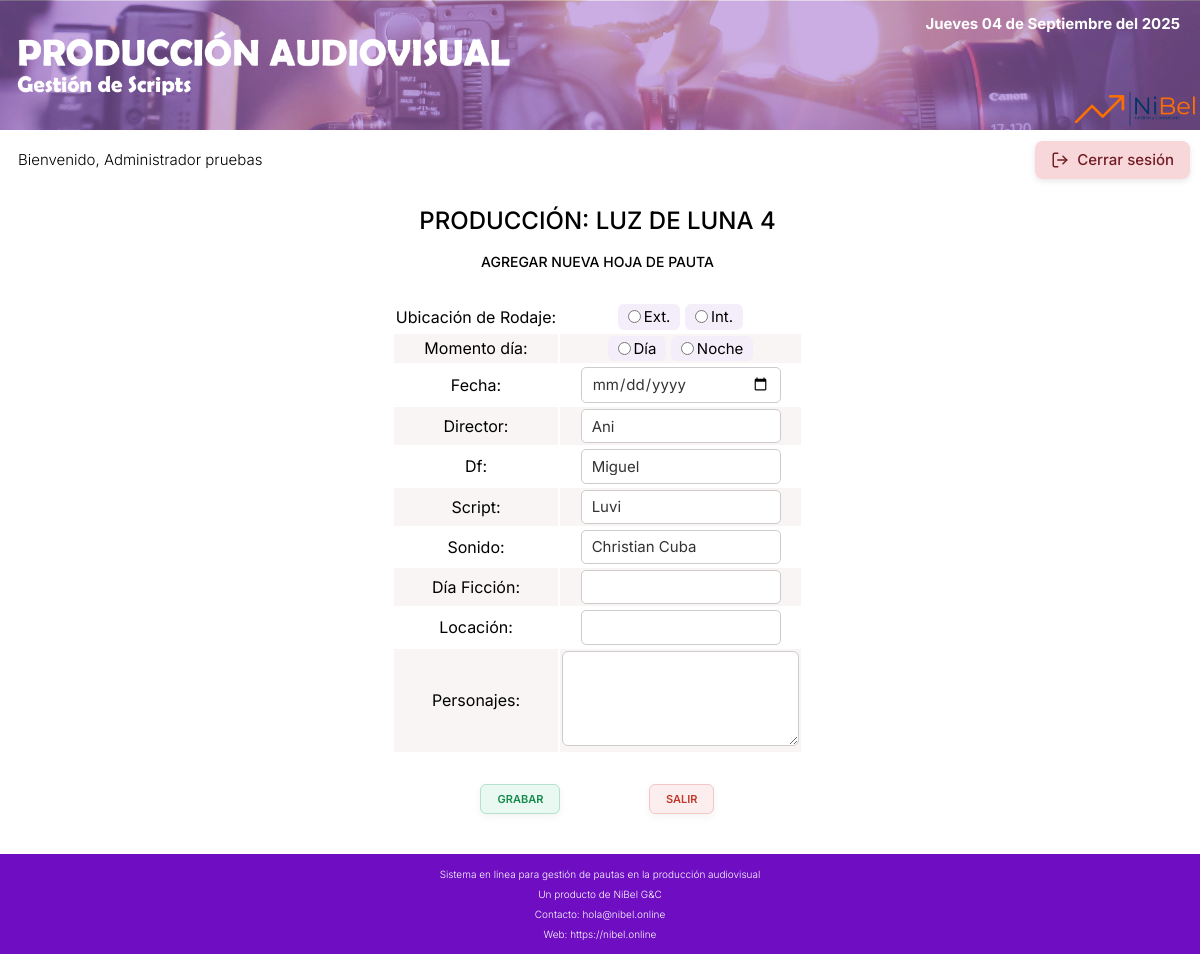
The page /nuevapauta?novela=4&indice=1 (signed in) on the database its author committed.
### tables this page shows
CREATE TABLE `user` (
  `id_user` int(10) NOT NULL,
  `nombre` varchar(50) NOT NULL,
  `usuario` varchar(20) NOT NULL,
  `pass` char(60) NOT NULL,
  `estado` varchar(1) NOT NULL,
  `cargo` varchar(60) NOT NULL
);

CREATE TABLE `novela` (
  `id_novela` int(10) NOT NULL,
  `novela` varchar(100) NOT NULL,
  `director_n` varchar(50) NOT NULL,
  `df_n` varchar(50) NOT NULL,
  `script_n` varchar(50) NOT NULL,
  `sonido_n` varchar(50) NOT NULL,
  `estado` varchar(1) NOT NULL
);

### paginas/templates/user.php (called while the page is built, shortened)
<?php
  $usr = $_SESSION['user'];
  $qryUser = "SELECT * FROM user WHERE id_user = '$usr'";
  $result = $db->query($qryUser);
  $user = $result->fetch_assoc();
  $name = $user['nombre'];
  ?>

### paginas/clases/cls.php (called while the page is built, shortened)
<?php
class NOVELA extends Master
{
    public static function listarNovelaId($id_novela)
    {
        $qry = "SELECT * FROM novela WHERE id_novela = '$id_novela' AND estado = 'A'";
        $result = self::consultarSQL($qry);
        return array_shift($result);
    }
    public static function consultarSQL($qry)
    {
        $result = self::$db->query($qry);
        $array = [];
        while ($registro = $result->fetch_assoc()) {
            $array[] = self::crearObjeto($registro);
        }
        return $array;
    }
    protected static function crearObjeto($registro)
    {
        $objeto = new self;
        foreach ($registro as $key => $value) {
            if (property_exists($objeto, $key)) {
                $objeto->$key = $value;
            }
        }
        return $objeto;
    }
}
class HOJASPAUTA extends Master
{
    public static function consultarSQL($qry)
    {
        $array = [];
        return $array;
    }
}
class SESIONES extends Master
{
    public static function consultarSQL($qry)
    {
        $result = self::$db->query($qry);
        $array = [];
        while ($registro = $result->fetch_assoc()) {
            $array[] = self::crearObjeto($registro);
        }
        return $array;
    }
    protected static function crearObjeto($registro)
    {
        $objeto = new self;
        foreach ($registro as $key => $value) {
            if (property_exists($objeto, $key)) {
                $objeto->$key = $value;
            }
        }
        return $objeto;
    }
}

### paginas/nuevaHojaPauta.php (the view, shortened to what this page needs)
<?php
require __DIR__ . '/includes/funciones.php';
require __DIR__ . '/clases/cls.php';
$db = conectarDB();
include 'templates/user.php';
$novela = $_GET['novela'];
$indice = $_GET['indice'];
$fecha = $_GET['fecha'] ?? null;
$capitulo = $_GET['capitulo'] ?? null;
$hpauta = $_GET['hpauta'] ?? null;
$destino = asignarDestino($indice, $novela, $fecha, $capitulo, $hpauta);
$novelaConsulta = NOVELA::listarNovelaId($novela);
$dia_ficcion = '';
$locacion = '';
$personajes = '';
?>
<!DOCTYPE html>
<html lang="en">
<head>
    <?php include 'templates/cssindex.php' ?>
</head>
<body>
    <?php
    include 'templates/headerprincipal.php';
    ?>
    <div class="saludo">
        <?php include 'templates/saludoinic.php'; ?>
    </div>
    <main class="principal">
        <div class="contenido">
            <div class="contenedor tablas">
                <h2>PRODUCCIÓN: <?php echo $novelaConsulta->novela; ?></h2>
                <h3>Agregar nueva Hoja de Pauta</h3>
                <div class="diseño_form formulario">
                    <form method="POST">
                        <table>
                            <tr>
                                <td>Ubicación de Rodaje:</td>
                                <td>
                                    <div class="radio-group">
                                        <label class="radio-item">
                                            <input type="radio" name="ubic_rodaje" value="1" />
                                            <span>Ext.</span>
                                        </label>
                                        <label class="radio-item">
                                            <input type="radio" name="ubic_rodaje" value="2" />
                                            <span>Int.</span>
                                        </label>
                                    </div>
                                </td>
                            </tr>
                            <tr>
                                <td>Momento día:</td>
                                <td>
                                    <div class="radio-group">
                                        <label class="radio-item">
                                            <input type="radio" name="momento_dia" value="1" />
                                            <span>Día</span>
                                        </label>
                                        <label class="radio-item">
                                            <input type="radio" name="momento_dia" value="2" />
                                            <span>Noche</span>
                                        </label>
                                    </div>
                                </td>
                            </tr>
                            <tr>
                                <td>Fecha:</td>
                                <td>
                                    <div class="input">
                                        <input type="date" class="field" id="fecha" name="fecha">
                                    </div>
                                </td>
                            </tr>
                            <tr>
                                <td>Director:</td>
                                <td>
                                    <div class="input">
                                        <input type="text" class="field" id="director" name="director" value="<?php echo $novelaConsulta->director_n; ?>">
                                    </div>
                                </td>
                            </tr>
                            <tr>
                                <td>Df:</td>
                                <td>
                                    <div class="input">
                                        <input type="text" class="field" id="df" name="df" value="<?php echo $novelaConsulta->df_n; ?>">
                                    </div>
                                </td>
                            </tr>
                            <tr>
                                <td>Script:</td>
                                <td>
                                    <div class="input">
                                        <input type="text" class="field" id="script" name="script" value="<?php echo $novelaConsulta->script_n; ?>">
                                    </div>
                                </td>
                            </tr>
                            <tr>
                                <td>Sonido:</td>
                                <td>
                                    <div class="input">
                                        <input type="text" class="field" id="sonido" name="sonido" value="<?php echo $novelaConsulta->sonido_n; ?>">
                                    </div>
                                </td>
                            </tr>
                            <tr>
                                <td>Día Ficción:</td>
                                <td>
                                    <div class="input">
                                        <input type="text" class="field" id="dia_ficcion" name="dia_ficcion" value="<?php echo $dia_ficcion; ?>">
                                    </div>
                                </td>
                            </tr>
                            <tr>
                                <td>Locación:</td>
                                <td>
                                    <div class="input">
                                        <input type="text" class="field" id="locacion" name="locacion" value="<?php echo $locacion; ?>">
                                    </div>
                                </td>
                            </tr>
                            <tr>
                                <td>Personajes:</td>
                                <td>
                                    <div class="input">
                                        <textarea id="comentarios" name="personajes" rows="4"><?php echo $personajes; ?></textarea>
                                    </div>
                                </td>
                            </tr>
                        </table>
                        <div class="cont-boton">
                            <input class="boton-grabar" type="submit" value="Grabar">
                    </form>
                    <a class="boton-salir" href="<?php echo $destino; ?>">Salir</a>
                </div>
            </div>
        </div>
    </main>
    <?php
    include 'templates/footer.php';
    ?>
</body>
</html>

### paginas/templates/saludoinic.php (shortened to what this page needs)
<div class="object-center margin-left margin-right">
    <div>
        <table>
            <tr>
                <td>
                    <p>Bienvenido, <span><?php echo $name; ?></span></p>
                </td>
            </tr>
        </table>
    </div>
    <div class="object-right menu-lat">
        <a href="cerrar-sesion">
            <button class="btn-logout">
                <svg viewBox="0 0 24 24" fill="none" stroke="currentColor" stroke-width="2"
                    stroke-linecap="round" stroke-linejoin="round">
                    <path d="M9 21H5a2 2 0 0 1-2-2V5a2 2 0 0 1 2-2h4" />
                    <polyline points="16 17 21 12 16 7" />
                    <line x1="21" y1="12" x2="9" y2="12" />
                </svg>
                Cerrar sesión
            </button>
        </a>
    </div>
</div>

### paginas/build/css/app.css (style rules this page uses)
html { box-sizing:border-box;font-size:62.5% }
*,:after,:before { box-sizing:inherit }
body { font-family:Inter,sans-serif;font-size:1.6rem }
p { font-size:1.8rem }
li,p,ul { color:#000;font-weight:300 }
.contenedor { margin:0 auto;max-width:1200px;width:95% }
.contenedor a { text-decoration:none!important }
a { text-decoration:none }
h1,h2,h3 { color:#000;font-family:Inter,sans-serif;font-weight:500;text-transform:uppercase }
h2 { font-size:2.1rem }
@media (min-width:870px) { h2 { font-size:2.4rem } }
h3 { font-size:1.9rem;font-weight:500 }
@media (min-width:870px) { h3 { font-size:2.2rem } }
p { font-size:1.2rem }
@media (min-width:870px) { p { font-size:1.5rem } }
.cont-boton { display:flex;justify-content:space-evenly;margin-top:3rem }
.boton-grabar { background-color:#e9f8f0;border:1px solid #b4e0ce;border-radius:.6rem;box-shadow:0 3px 8px rgba(0,0,0,.05);color:#178b4f;cursor:pointer;display:inline-block;font-family:Inter,sans-serif;font-size:1.1rem;font-weight:600;padding:.8rem 1.6rem;text-transform:uppercase;transition:all .25s ease;white-space:nowrap;width:auto }
.boton-salir { background-color:#fceeee;border:1px solid #f5c6c6;border-radius:.6rem;box-shadow:0 3px 8px rgba(0,0,0,.05);color:#c0392b;cursor:pointer;display:inline-block;font-family:Inter,sans-serif;font-size:1.1rem;font-weight:600;padding:.8rem 1.6rem;text-transform:uppercase;transition:all .25s ease;white-space:nowrap;width:auto }
.btn-logout { align-items:center;background-color:#f8d7da;border:none;border-radius:8px;box-shadow:0 2px 6px rgba(0,0,0,.1);color:#721c24;cursor:pointer;display:inline-flex;font-size:15px;font-weight:500;gap:8px;padding:10px 16px;transition:all .3s ease }
.btn-logout svg { height:18px;width:18px }
.principal { margin:1rem 1.5rem 2rem 1rem }
.tablas { align-items:center;display:flex;flex-direction:column }
.tablas table { border-spacing:1;justify-self:center;max-width:100% }
.tablas table td,.tablas table th { padding:.2rem;text-align:center }
.tablas h1,.tablas h2,.tablas h3 { justify-self:center;margin:1rem }
.tablas h3 { font-size:1.4rem;text-transform:uppercase }
.diseño_form tr:nth-child(odd) { background-color:#fff }
.diseño_form tr:nth-child(2n) { background-color:#faf5f5 }
.radio-group { align-items:center;display:flex;gap:.5rem;justify-content:center }
.radio-group .radio-item { align-items:center;background-color:#f4eefa;border-radius:6px;cursor:pointer;display:flex;font-size:1.5rem;gap:.25rem;padding:4px 10px;transition:background-color .2s ease }
.radio-group .radio-item input[type=radio] { accent-color:#6e0dc2;cursor:pointer }
html { -webkit-text-size-adjust:100%;line-height:1.15 }
body { margin:0 }
main { display:block }
a { background-color:transparent }
button,input,optgroup,select,textarea { font-family:inherit;font-size:100%;line-height:1.15;margin:0 }
button,input { overflow:visible }
button,select { text-transform:none }
[type=button],[type=reset],[type=submit],button { -webkit-appearance:button }
textarea { overflow:auto }
[type=checkbox],[type=radio] { box-sizing:border-box;padding:0 }
.margin-left { margin-left:1.5rem }
.margin-right { margin-right:1rem }
.object-center { justify-content:space-between }
.object-center,.object-center-evenly { align-items:center;display:flex;flex-direction:row }
.object-right { align-items:center;display:flex;flex-direction:row;justify-content:flex-end }
.formulario { justify-content:center;margin:2rem auto }
.formulario .field { background-color:#fff;border:1px solid #ccc;border-radius:.5rem;color:#333;font-size:1.5rem;outline:none;padding:.75rem 1rem;transition:border-color .3s,box-shadow .3s;width:20rem }
.formulario .field::placeholder { color:#aaa;opacity:1 }
textarea { border:1px solid #ccc;border-radius:6px;font-family:inherit;padding:10px;resize:vertical;width:100% }
.contenido { display:flex;justify-content:space-between }

### rows shown on the page
user: nombre "Administrador pruebas"
novela: novela "LUZ DE LUNA 4", director "Ani", df "Miguel", script "Luvi", sonido "Christian Cuba"
